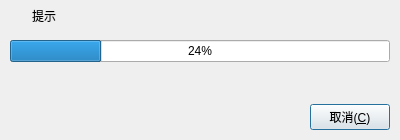
<?xml version="1.0" encoding="UTF-8"?>
<ui version="4.0">
 <class>DialogProgress</class>
 <widget class="QDialog" name="DialogProgress">
  <property name="geometry">
   <rect>
    <x>0</x>
    <y>0</y>
    <width>400</width>
    <height>140</height>
   </rect>
  </property>
  <property name="windowTitle">
   <string>Dialog</string>
  </property>
  <layout class="QVBoxLayout" name="verticalLayout">
   <property name="spacing">
    <number>0</number>
   </property>
   <property name="margin">
    <number>1</number>
   </property>
   <item>
    <widget class="QWidget" name="widget_title" native="true">
     <property name="sizePolicy">
      <sizepolicy hsizetype="Preferred" vsizetype="Fixed">
       <horstretch>0</horstretch>
       <verstretch>0</verstretch>
      </sizepolicy>
     </property>
     <property name="minimumSize">
      <size>
       <width>0</width>
       <height>30</height>
      </size>
     </property>
     <layout class="QHBoxLayout" name="horizontalLayout_2">
      <property name="spacing">
       <number>0</number>
      </property>
      <property name="margin">
       <number>0</number>
      </property>
      <item>
       <widget class="QLabel" name="lab_Ico">
        <property name="sizePolicy">
         <sizepolicy hsizetype="Minimum" vsizetype="Preferred">
          <horstretch>0</horstretch>
          <verstretch>0</verstretch>
         </sizepolicy>
        </property>
        <property name="minimumSize">
         <size>
          <width>31</width>
          <height>0</height>
         </size>
        </property>
        <property name="text">
         <string/>
        </property>
        <property name="alignment">
         <set>Qt::AlignCenter</set>
        </property>
       </widget>
      </item>
      <item>
       <widget class="QLabel" name="lab_Title">
        <property name="sizePolicy">
         <sizepolicy hsizetype="Expanding" vsizetype="Preferred">
          <horstretch>0</horstretch>
          <verstretch>0</verstretch>
         </sizepolicy>
        </property>
        <property name="styleSheet">
         <string notr="true"/>
        </property>
        <property name="text">
         <string>提示</string>
        </property>
        <property name="alignment">
         <set>Qt::AlignLeading|Qt::AlignLeft|Qt::AlignVCenter</set>
        </property>
       </widget>
      </item>
      <item>
       <widget class="QWidget" name="widget_menu" native="true">
        <property name="sizePolicy">
         <sizepolicy hsizetype="Minimum" vsizetype="Preferred">
          <horstretch>0</horstretch>
          <verstretch>0</verstretch>
         </sizepolicy>
        </property>
        <layout class="QHBoxLayout" name="horizontalLayout">
         <property name="spacing">
          <number>0</number>
         </property>
         <property name="margin">
          <number>0</number>
         </property>
         <item>
          <widget class="QPushButton" name="btnMenu_Close">
           <property name="sizePolicy">
            <sizepolicy hsizetype="Minimum" vsizetype="Expanding">
             <horstretch>0</horstretch>
             <verstretch>0</verstretch>
            </sizepolicy>
           </property>
           <property name="minimumSize">
            <size>
             <width>35</width>
             <height>0</height>
            </size>
           </property>
           <property name="maximumSize">
            <size>
             <width>35</width>
             <height>16777215</height>
            </size>
           </property>
           <property name="cursor">
            <cursorShape>ArrowCursor</cursorShape>
           </property>
           <property name="focusPolicy">
            <enum>Qt::NoFocus</enum>
           </property>
           <property name="toolTip">
            <string>关闭</string>
           </property>
           <property name="text">
            <string/>
           </property>
           <property name="flat">
            <bool>true</bool>
           </property>
          </widget>
         </item>
        </layout>
       </widget>
      </item>
     </layout>
    </widget>
   </item>
   <item>
    <widget class="QWidget" name="widget_main" native="true">
     <layout class="QVBoxLayout" name="verticalLayout_2">
      <item>
       <widget class="QProgressBar" name="progressBar">
        <property name="value">
         <number>24</number>
        </property>
       </widget>
      </item>
      <item>
       <spacer name="verticalSpacer">
        <property name="orientation">
         <enum>Qt::Vertical</enum>
        </property>
        <property name="sizeHint" stdset="0">
         <size>
          <width>20</width>
          <height>40</height>
         </size>
        </property>
       </spacer>
      </item>
      <item>
       <layout class="QHBoxLayout" name="horizontalLayout_3">
        <item>
         <spacer name="horizontalSpacer">
          <property name="orientation">
           <enum>Qt::Horizontal</enum>
          </property>
          <property name="sizeHint" stdset="0">
           <size>
            <width>40</width>
            <height>20</height>
           </size>
          </property>
         </spacer>
        </item>
        <item>
         <widget class="QPushButton" name="btnCancel">
          <property name="minimumSize">
           <size>
            <width>80</width>
            <height>0</height>
           </size>
          </property>
          <property name="focusPolicy">
           <enum>Qt::StrongFocus</enum>
          </property>
          <property name="styleSheet">
           <string notr="true"/>
          </property>
          <property name="text">
           <string>取消(&amp;C)</string>
          </property>
          <property name="icon">
           <iconset resource="../other/rc.qrc">
            <normaloff>:/image/btn_close.png</normaloff>:/image/btn_close.png</iconset>
          </property>
          <property name="iconSize">
           <size>
            <width>18</width>
            <height>18</height>
           </size>
          </property>
         </widget>
        </item>
       </layout>
      </item>
     </layout>
    </widget>
   </item>
  </layout>
 </widget>
 <resources>
  <include location="../other/rc.qrc"/>
  <include location="../other/rc.qrc"/>
 </resources>
 <connections/>
</ui>
